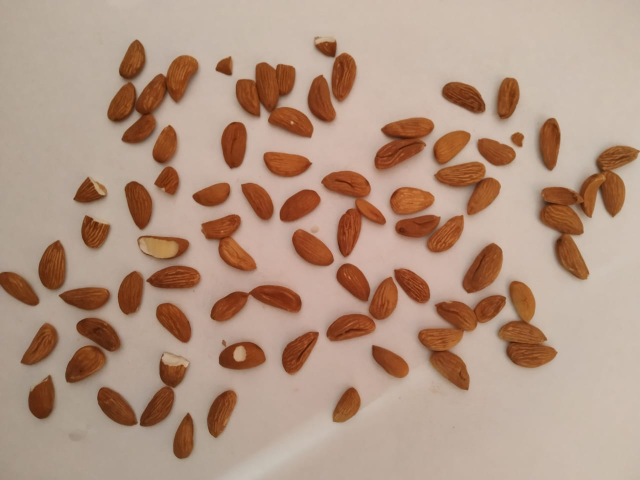
#> input picture Test_Image/9.jpg, 1280 x 960 px, found by its file name (shown at 1/2 size)
$ python 'Almond CentroidV3 Integrated.py'
#> lines starting #> are read from the running program, lines starting #| are printed output that depends on the picture; after the words box and inside, x2 and y2 are one past the last pixel; in counts of white or black regions, pixels touching at a corner belong together
# IMPORT LIBRARY
from __future__ import print_function
import cv2
import numpy as np
import imutils
import math

img = cv2.imread("9.jpg")
#> img is the input picture: shape (960, 1280, 3); mean B, G, R 131.3, 149.8, 178.3
# working well for image 5,7,8

down_height = 750
down_width = 1100
down_points = (down_width, down_height)
frame = cv2.resize(img, down_points, interpolation=cv2.INTER_LINEAR)

out_new = np.uint8(frame)
out_Gray = cv2.cvtColor(out_new, cv2.COLOR_BGR2GRAY)
ret, thresh_out = cv2.threshold(out_Gray, 127, 255, cv2.THRESH_BINARY_INV)
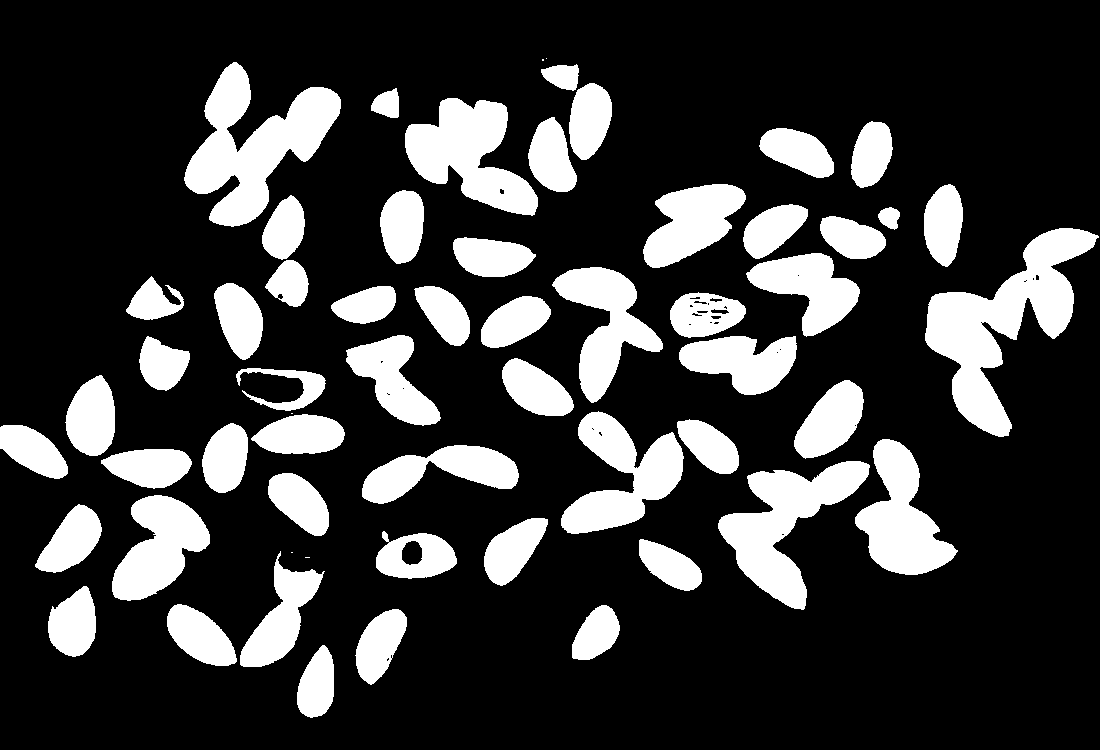
#> thresh_out: shape (750, 1100); 22.2% white; 59 white regions (5 under 20 px), largest, box (x1, y1, x2, y2) and area: (925, 228, 1099, 437) 13348, (184, 62, 341, 227) 11529, (718, 461, 870, 610) 9136
kernel_ip = np.ones((2, 2), np.uint8)
eroded_ip = cv2.erode(thresh_out, kernel_ip, iterations=1)
#> eroded_ip: shape (750, 1100); 21.1% white; 58 white regions (3 under 20 px), largest, box (x1, y1, x2, y2) and area: (926, 229, 1099, 437) 12787, (185, 63, 341, 227) 11034, (719, 462, 870, 610) 8752
dilated_ip = cv2.dilate(eroded_ip, kernel_ip, iterations=1)
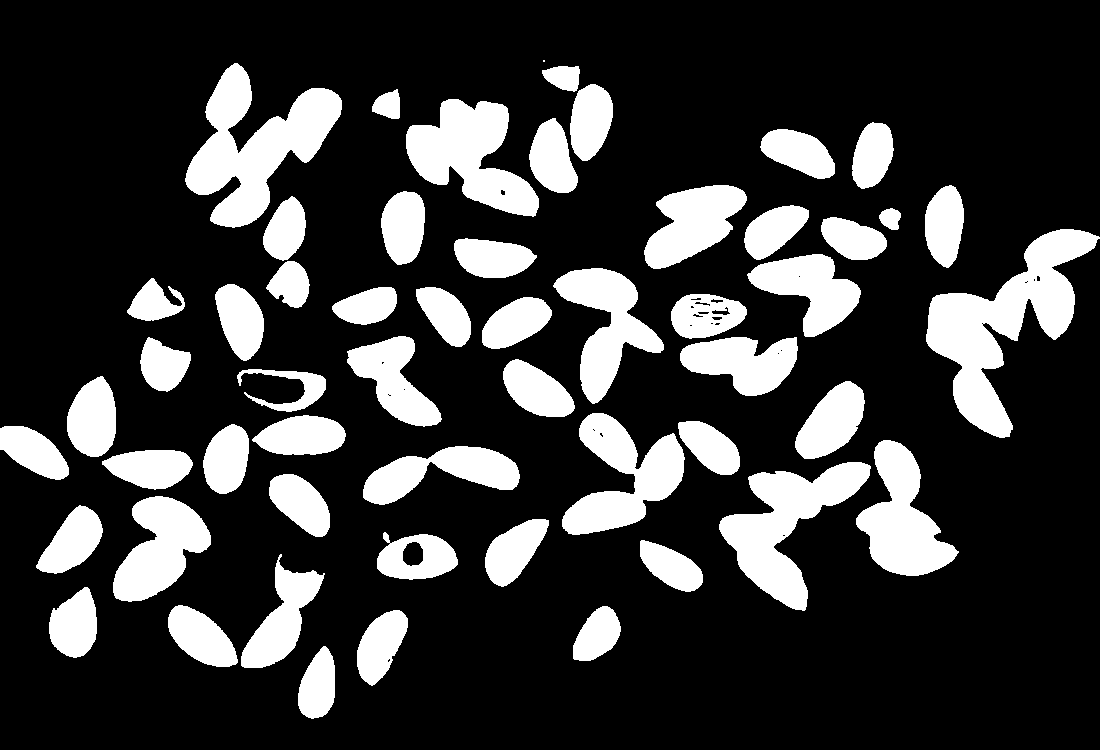
#> dilated_ip: shape (750, 1100); 22.2% white; 55 white regions (1 under 20 px)
cnts = cv2.findContours(dilated_ip.copy(), cv2.RETR_EXTERNAL, cv2.CHAIN_APPROX_SIMPLE)
#> cnts = 55 contours, 1 with area under 20; largest, box (x1, y1, x2, y2) and area: (926, 229, 1100, 438) 12986, (185, 63, 342, 228) 11205, (719, 462, 871, 611) 8873, (406, 99, 539, 217) 8184, (562, 413, 685, 535) 7152
cnts = imutils.grab_contours(cnts)

if len(cnts) == 0:
    flag_empty = 1
    flag_detected = 0
    cv2.imshow("output", frame)
    cv2.waitKey(30)

# converting  BGR to HSV Frame
Big_faulty = max(cnts, key=cv2.contourArea)
#> Big_faulty = contour of 423 points, box (x1, y1, x2, y2) (926, 229, 1100, 438), area 12986
hsv = cv2.cvtColor(frame, cv2.COLOR_BGR2HSV)
#> hsv: shape (750, 1100, 3); mean H, S, V 12.6, 75.9, 178.2

# lIST TO STORE SIZE OF BOUNDING BOX (X,Y,W,H)
soked_bounding = []
broken_bounding = []
dry_bounding = []

# the range of dry almond
blu_lower = np.array([8,63,0], np.uint8)
blu_upper = np.array([255,255,246], np.uint8)

# the range of soaked almond
dry_lower = np.array([16, 0, 213], np.uint8)
dry_upper = np.array([255, 255, 255], np.uint8)

# finding the range of dry and soaked in the image
red = cv2.inRange(hsv, blu_lower, blu_upper)
#> red: shape (750, 1100); 26.2% white; 67 white regions (22 under 20 px), largest, box (x1, y1, x2, y2) and area: (667, 203, 862, 399) 16934, (924, 227, 1100, 438) 14616, (183, 62, 343, 228) 12357
dry = cv2.inRange(hsv, dry_lower, dry_upper)
#> dry: shape (750, 1100); every value is 0

kernal = np.ones((3, 3), "uint8")

# dilation of the image ( to remove noise) create mask for red color
red = cv2.dilate(red, kernal, iterations=1)
#> red: shape (750, 1100); 28.6% white; 41 white regions (4 under 20 px)
res = cv2.bitwise_and(frame, frame, mask=red)
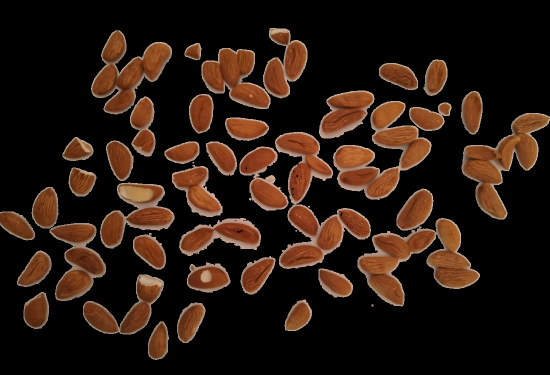
#> res: shape (750, 1100, 3) (shown at 1/2 size); mean B, G, R 16, 24.8, 40.6

contours, hierarchy = cv2.findContours(red, cv2.RETR_TREE, cv2.CHAIN_APPROX_SIMPLE)
#> contours = 64 contours, 24 with area under 20; largest, box (x1, y1, x2, y2) and area: (715, 377, 960, 613) 23578, (550, 264, 742, 538) 20494, (666, 202, 863, 400) 17782, (923, 226, 1100, 439) 15256, (63, 374, 212, 602) 13422

# dilation of the image ( to remove noise) create mask for dry almond
dry = cv2.dilate(dry, kernal, iterations=1)
dry1 = cv2.bitwise_and(frame, frame, mask=dry)
#> dry1: shape (750, 1100, 3); every value is 0

contours1, hierarchy1 = cv2.findContours(dry, cv2.RETR_TREE, cv2.CHAIN_APPROX_SIMPLE)
#> contours1 = []

for contour in contours1:
    c = cv2.contourArea(contour)
    if c >= 3500:
        x, y, w, h = cv2.boundingRect(contour)
        soked_bounding.append([x, y, w, h])
#> this loop made 0 passes
#> after the loop, soked_bounding = []

for contour in contours:
    c = cv2.contourArea(contour)
    if c >= 6500:
        x, y, w, h = cv2.boundingRect(contour)
        dry_bounding.append([x, y, w, h])

    elif 500 <= c <= 6500:  # broken class
        x, y, w, h = cv2.boundingRect(contour)
        broken_bounding.append([x, y, w, h])
#> this loop made 64 passes
#> (c, x, y, w, h) on passes 1, 3, 4, 5, 6, 7, 8, 9: (2317.5, 296, 643, 42, 77), (3026.5, 354, 605, 57, 81), (2274, 569, 599, 55, 63), (2789.5, 47, 584, 51, 74), (8313.5, 166, 549, 162, 120), (2726, 637, 537, 69, 58), (3838, 374, 525, 87, 60), (3272, 481, 512, 70, 77)
#> after the loop, broken_bounding = 24 items, first 6: [296, 643, 42, 77], [354, 605, 57, 81], [569, 599, 55, 63], [47, 584, 51, 74], [637, 537, 69, 58], [374, 525, 87, 60]; dry_bounding = 13 items, first 6: [166, 549, 162, 120], [358, 436, 164, 76], [715, 377, 245, 236], [63, 374, 149, 228], [200, 365, 149, 132], [479, 293, 98, 129]

print("broken value", broken_bounding)
#> (printed output is left out)
print("dry value", dry_bounding)
#> (printed output is left out)
print("soaked value", soked_bounding)
#| soaked value []

"""
image 1: soaked-broken differance: 30,50,50,50
        dry-broken: 80,100,100,100

image 5: soaked-broken diff:70,110,70,70
        dry-broken:50,30,110,30
"""
# REMOVE DUPLICATE ( HERE WE MAKE BROKEN AS SUPER CLASS AND REMOVE INSIDE BOX OR NEAR ONE )
for soaked in soked_bounding:
    for broken in broken_bounding:
        broken_x, broken_y = (broken[0] + (broken[0] + broken[2])) // 2, (broken[1] + (broken[1] + broken[3])) // 2
        soaked_x, soaked_y = (soaked[0] + (soaked[0] + soaked[2])) // 2, (soaked[1] + (soaked[1] + soaked[3])) // 2
        dist = math.sqrt((math.pow((broken_x - soaked_x), 2) + math.pow((broken_y - soaked_y), 2)))
        print("soaked to broken", dist)
        if dist <= 52:
            if soaked in soked_bounding:
                soked_bounding.remove(soaked)
        else:
            pass

for dry in dry_bounding:
    for broken in broken_bounding:
        broken_x, broken_y = (broken[0] + (broken[0] + broken[2])) // 2, (broken[1] + (broken[1] + broken[3])) // 2
        dry_x, dry_y = (dry[0] + (dry[0] + dry[2])) // 2, (dry[1] + (dry[1] + dry[3])) // 2
        dist = math.sqrt((math.pow((broken_x - dry_x), 2) + math.pow((broken_y - dry_y), 2)))
        print("dry to broken", dist)
        if dist <= 60:
            dry_bounding.remove(dry)

        else:
            pass
#> this loop made 13 passes
#> (printed output is left out)

# CREATE BOUNDING BOX
for soked in soked_bounding:
    cv2.rectangle(frame, (soked[0], soked[1]), (soked[0] + soked[2], soked[1] + soked[3]), (255, 0, 0), 2)
    cv2.putText(frame, "soaked", (soked[0] - 5, soked[1] - 5), cv2.FONT_HERSHEY_SIMPLEX, 1, (255, 0, 0), 2)

for broken in broken_bounding:
    cv2.rectangle(frame, (broken[0], broken[1]), (broken[0] + broken[2], broken[1] + broken[3]), (0, 0, 255), 2)
    cv2.putText(frame, "broken", (broken[0] - 5, broken[1] - 5), cv2.FONT_HERSHEY_SIMPLEX, 1, (0, 0, 255), 2)
#> this loop made 24 passes
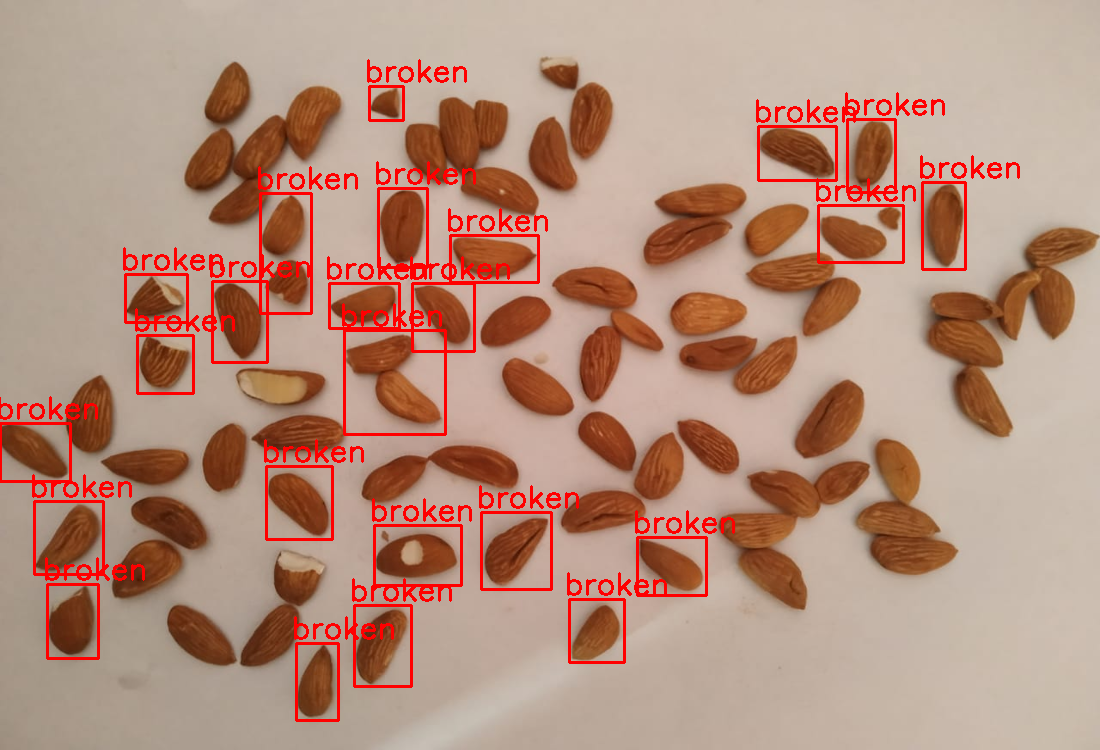
#> frame: shape (750, 1100, 3); mean B, G, R 124.9, 142.8, 181.4

for dry in dry_bounding:
    cv2.rectangle(frame, (dry[0], dry[1]), (dry[0] + dry[2], dry[1] + dry[3]), (0, 255, 0), 2)
    cv2.putText(frame, "dry", (dry[0] - 5, dry[1] - 5), cv2.FONT_HERSHEY_SIMPLEX, 1, (0, 255, 0), 2)
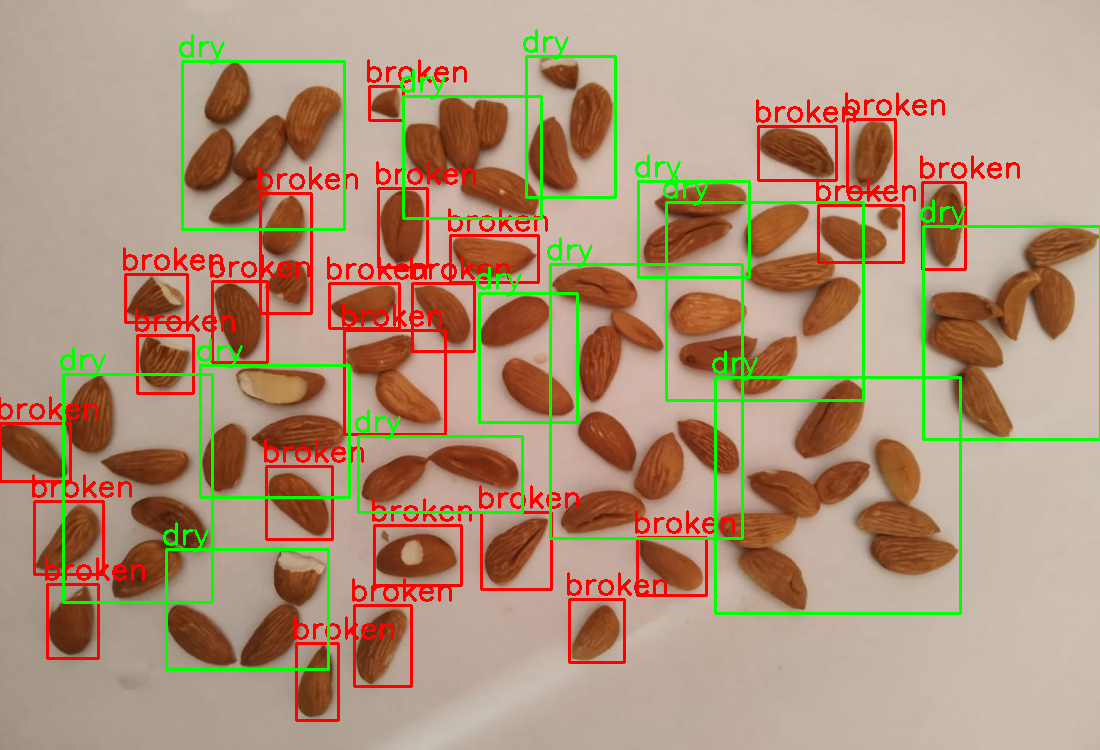
#> frame: shape (750, 1100, 3); 3.46% of pixels changed, all inside (x1, y1, x2, y2) = (60, 29, 1100, 671)

cv2.imshow("output", frame)
cv2.waitKey(0)

$ run again, with Test_Image/0.jpg copied over Test_Image/9.jpg
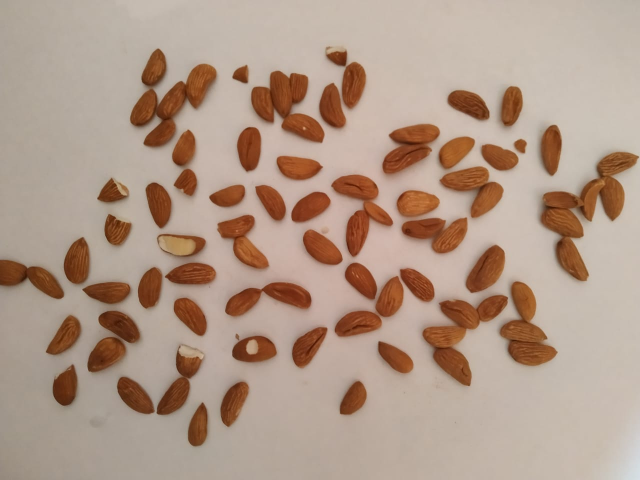
#> input picture Test_Image/0.jpg, 1280 x 960 px, found by its file name (shown at 1/2 size)
#> img is the input picture: shape (960, 1280, 3); mean B, G, R 136.6, 152.7, 176.2
#> `ret, thresh_out = cv2.threshold(out_Gray, 127, 255, cv2.THRESH_BINARY_..`:
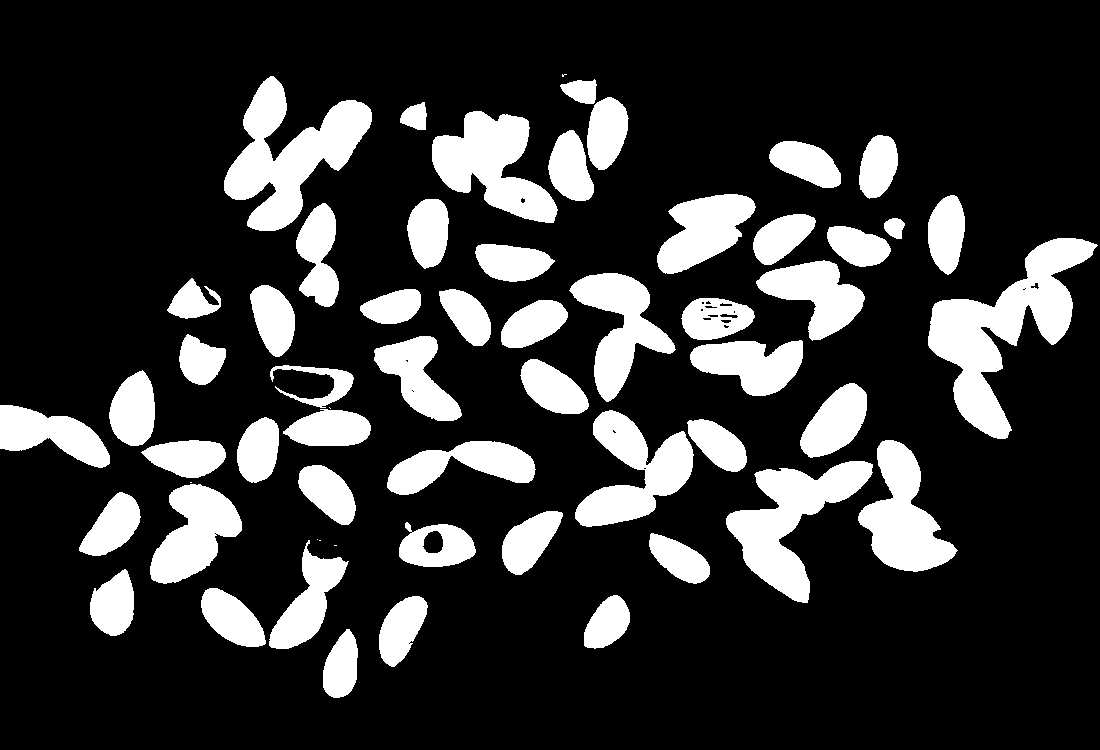
#> thresh_out: shape (750, 1100); 20.3% white; 59 white regions (6 under 20 px), largest, box (x1, y1, x2, y2) and area: (928, 238, 1098, 439) 12362, (224, 76, 372, 231) 10133, (726, 461, 873, 603) 8441
#> eroded_ip: shape (750, 1100); 19.2% white; 56 white regions (2 under 20 px), largest, box (x1, y1, x2, y2) and area: (929, 239, 1097, 439) 11813, (225, 77, 372, 231) 9668, (727, 462, 873, 603) 8076
#> dilated_ip: shape (750, 1100); 20.3% white; 54 white regions (1 under 20 px)
#> cnts = 54 contours, 1 with area under 20; largest, box (x1, y1, x2, y2) and area: (929, 239, 1098, 440) 12018, (225, 77, 373, 232) 9830, (727, 462, 874, 604) 8184, (433, 112, 559, 224) 7302, (576, 411, 695, 528) 6545
#> Big_faulty = contour of 403 points, box (x1, y1, x2, y2) (929, 239, 1098, 440), area 12018
#> hsv: shape (750, 1100, 3); mean H, S, V 13.2, 65.8, 176.2
#> contours = 49 contours, 6 with area under 20; largest, box (x1, y1, x2, y2) and area: (679, 211, 867, 400) 15794, (926, 236, 1100, 441) 14030, (222, 75, 375, 233) 11287, (573, 408, 749, 531) 10738, (723, 458, 875, 605) 10028
#> contours1 = 2 contours, 1 with area under 20; largest, box (x1, y1, x2, y2) and area: (1072, 698, 1100, 750) 770
#> the loop `for contour in contours1:` made 2 passes
#> c on pass 1: 770.5
#> after the loop `for contour in contours1:`: soked_bounding = []
#> the loop `for contour in contours:` made 49 passes
#> (c, x, y, w, h) on passes 1, 2, 3, 4, 5, 7, 8, 9: (2010, 321, 627, 38, 72), (2586, 377, 593, 53, 76), (2061, 582, 592, 51, 59), (2325.5, 89, 568, 47, 68), (7144.5, 200, 537, 152, 113), (2276.5, 648, 532, 65, 56), (3100.5, 398, 520, 80, 50), (2798.5, 500, 508, 65, 69)
#> after the loop `for contour in contours:`: broken_bounding = 31 items, first 6: [321, 627, 38, 72], [377, 593, 53, 76], [582, 592, 51, 59], [89, 568, 47, 68], [648, 532, 65, 56], [398, 520, 80, 50]; dry_bounding = [[200, 537, 152, 113], [723, 458, 152, 147], [140, 438, 104, 146], [856, 437, 104, 137], [573, 408, 176, 123], [235, 363, 138, 122], [568, 271, 110, 134], [926, 236, 174, 205], [679, 211, 188, 189], [430, 109, 130, 116], [222, 75, 153, 158]]
#> (printed output is left out)
#> (printed output is left out)
#| soaked value []
#> the loop `for dry in dry_bounding:` made 11 passes
#> (printed output is left out)
#> the loop `for broken in broken_bounding:` made 31 passes
#> after the loop `for dry in dry_bounding:`:
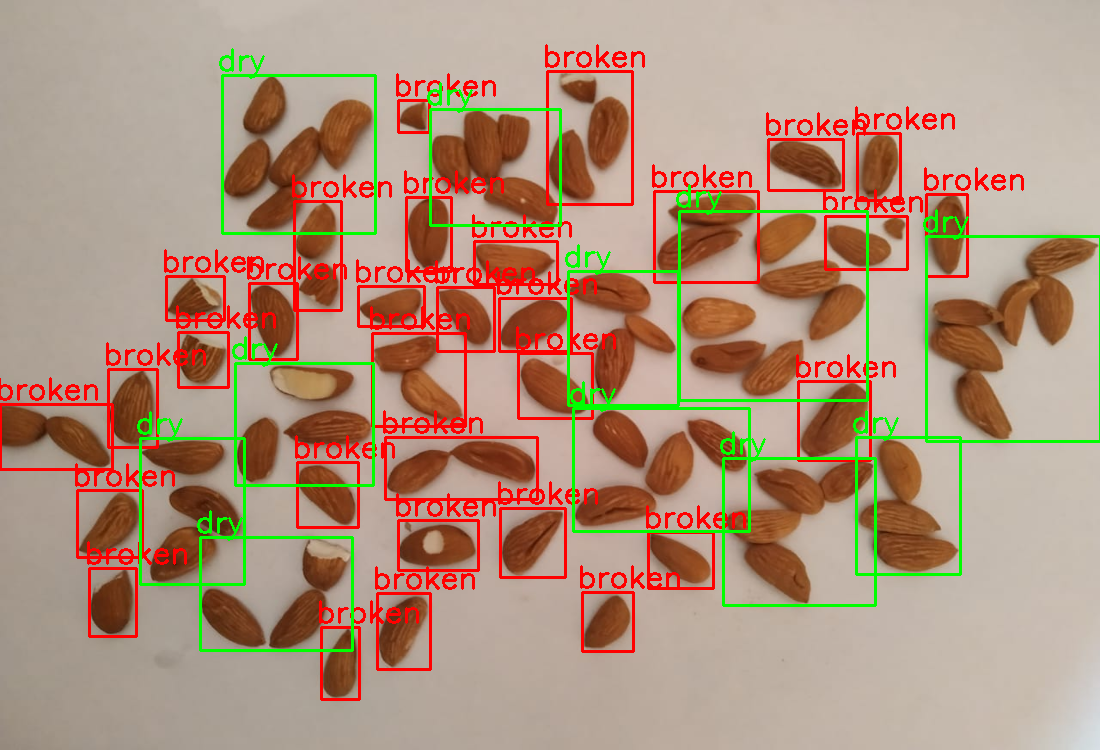
#> frame: shape (750, 1100, 3); mean B, G, R 124.7, 146.4, 175.5
